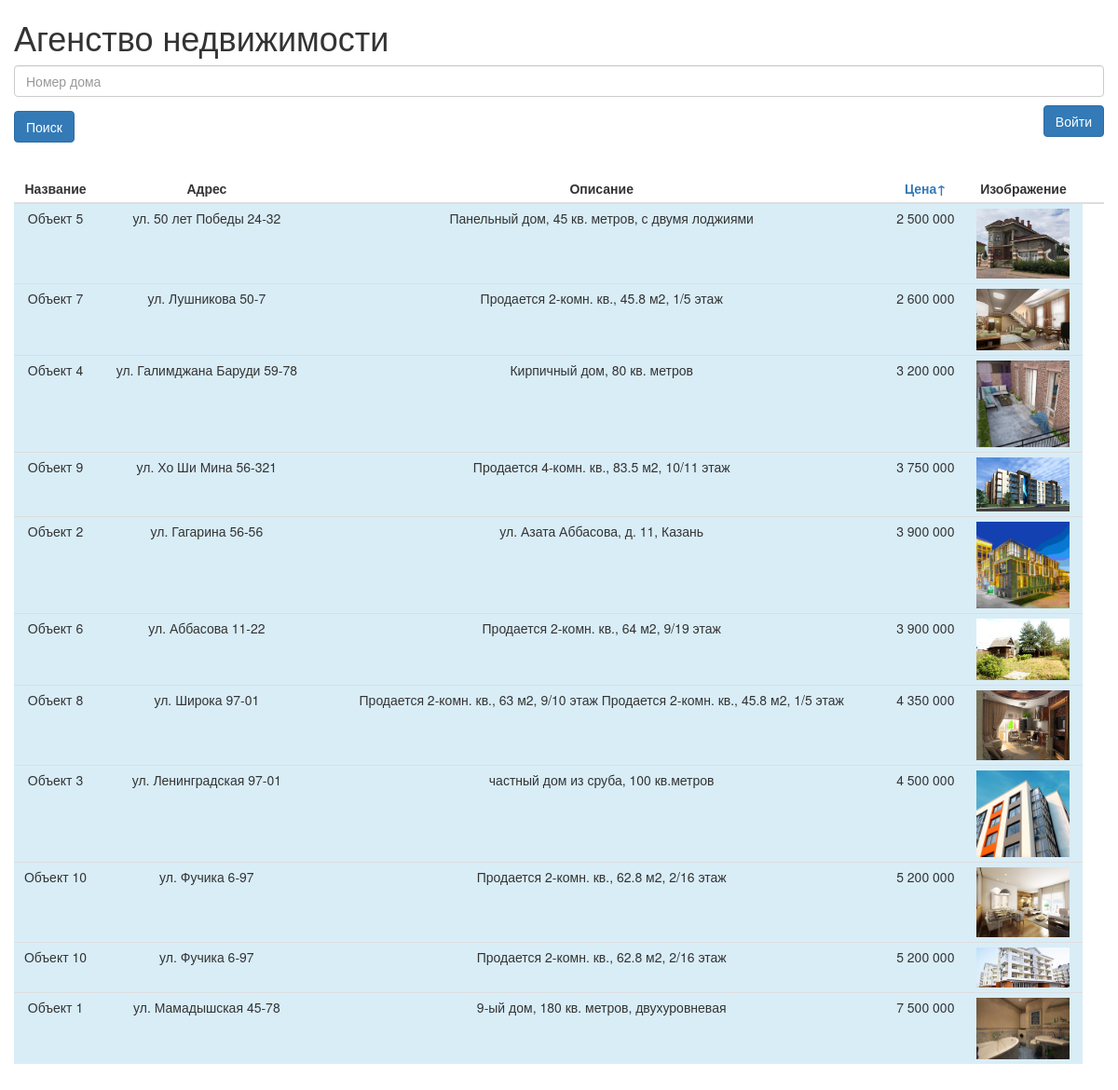
The app's page /?sort=asc with its own data.
### tables this page shows
CREATE TABLE `estate` (
  `id` int(3) NOT NULL,
  `name` text NOT NULL,
  `adress` text NOT NULL,
  `description` text NOT NULL,
  `price` decimal(30,0) NOT NULL,
  `status` enum('0','1') NOT NULL DEFAULT '1',
  `image` varchar(255) DEFAULT NULL
);

### inc/router.php (called while the page is built, shortened)
<?php
	final class Router {
		public function run( ) {
			$this->controller = new Controller();
			$this->controller->loadView();
		}
	}
?>

### index.php (called while the page is built, shortened)
<?
	require_once './inc/router.php';
	$router = new Router();
	$router->run();
?>

### inc/model.php (called while the page is built, shortened)
<?php
	class Model
	{
		private $servername = 'mysql:host=localhost;dbname=f0725656_test_base';
		private $username = 'f0725656_test_base';
		private $password = 'root';
		protected $connection;
		public function __construct()
		{
			$this->connection = new PDO($this->servername, $this->username, $this->password);
			$this->connection->setAttribute(PDO::ATTR_ERRMODE, PDO::ERRMODE_EXCEPTION);
			$this->connection->exec("SET NAMES utf8;");
		}
		protected function selectData($sql = null, $params = [])
		{
			try {
				$result = $this->connection->prepare($sql);
				$result->execute($params);
				return $result->fetchAll(PDO::FETCH_ASSOC);
			}
			catch (PDOException $e) {
				echo '';
			}
		}
	}

### inc/tasks.php (called while the page is built, shortened)
<?php
	final class Tasks extends Model
	{
		public function getAllTasks($id = false, $task = false)
		{
			if ($task && $id) {
				$sql = "SELECT estate FROM tasks WHERE id=? ;" ;
				$params = [$id];
			}
			else if ($id) {
				$sql = "SELECT id FROM estate ;";
			}
			else {
				$sort = ($_GET['sort']) ? $_GET['sort'] : '';
				$sql = "SELECT * FROM estate" ;
				$sql .= ($sort) ? " ORDER BY price {$sort}" : " ORDER BY id DESC ; ";
			}
			return $this->selectData($sql, $params);
		}
	}

### view/page.php (the view, shortened to what this page needs)
<table class="table table-condensed text-center">
	<thead>
		<tr class="text-center">
			<th>Название</th>
			<th>Адрес</th>
			<th>Описание</th>
			<th>
				<? if ($_GET['sort'] === 'asc') { ?>
					<a href="./?sort=desc">Цена↑</a>
					<? } elseif ($_GET['sort'] === 'desc'){ ?>
					<a href="./?sort=asc">Цена↓</a>
					<? } else { ?>
					<a href="./?sort=desc">Цена</a>
				<? } ?>
			</th>
			<th>Изображение</th>
			<th></th>
			<th></th>
		</tr>
	</thead>
	<tbody>
		<?
			if ($this->tasksList['tasks']) {
				foreach ($this->tasksList['tasks'] as $task) {
					if ($task['status'] === '1') {
					?>
					<tr class="bg-info">
						<td><?= $task['name'] ?></td>
						<td><?= $task['adress'] ?></td>
						<td><?= $task['description'] ?></td>
						<td><?= number_format($task['price'], 0, '', ' ');  ?></td>
						<td>
							<a href="<?= $task['image'] ?>" class="a_fancy" data-fancybox>
								<img class="img_before" src="<?= $task['image'] ?>"/>
							</a>
						</td>
					</tr>
					<?
					}
				}
			}
		?>
	</tbody>
</table>

### css/style.css (style rules this page uses)
th { text-align: center; }
.img_before { max-width: 100px; max-height: 100px; cursor: pointer; }

### records on screen
estate: name "Объект 5", adress "ул. 50 лет Победы 24-32", description "Панельный дом, 45 кв. метров, с двумя лоджиями", price "2 500 000", image (picture)
estate: name "Объект 7", adress "ул. Лушникова 50-7", description "Продается 2-комн. кв., 45.8 м2, 1/5 этаж", price "2 600 000", image (picture)
estate: name "Объект 4", adress "ул. Галимджана Баруди 59-78", description "Кирпичный дом, 80 кв. метров", price "3 200 000", image (picture)
estate: name "Объект 9", adress "ул. Хо Ши Мина 56-321", description "Продается 4-комн. кв., 83.5 м2, 10/11 этаж", price "3 750 000", shows a picture
estate: name "Объект 2", adress "ул. Гагарина 56-56", description "ул. Азата Аббасова, д. 11, Казань", price "3 900 000", image (picture)
estate: name "Объект 6", adress "ул. Аббасова 11-22", description "Продается 2-комн. кв., 64 м2, 9/19 этаж", price "3 900 000", image (picture)
estate: name "Объект 8", adress "ул. Широка 97-01", description "Продается 2-комн. кв., 63 м2, 9/10 этаж Продается 2-комн. кв., 45.8 м2, 1/5 этаж", price "4 350 000", image (picture)
estate: name "Объект 3", adress "ул. Ленинградская 97-01", description "частный дом из сруба, 100 кв.метров", price "4 500 000", image (picture)
estate: name "Объект 10", adress "ул. Фучика 6-97", description "Продается 2-комн. кв., 62.8 м2, 2/16 этаж", price "5 200 000", image (picture)
estate: name "Объект 10", adress "ул. Фучика 6-97", description "Продается 2-комн. кв., 62.8 м2, 2/16 этаж", price "5 200 000", image (picture)
estate: name "Объект 1", adress "ул. Мамадышская 45-78", description "9-ый дом, 180 кв. метров, двухуровневая", price "7 500 000", image (picture)
